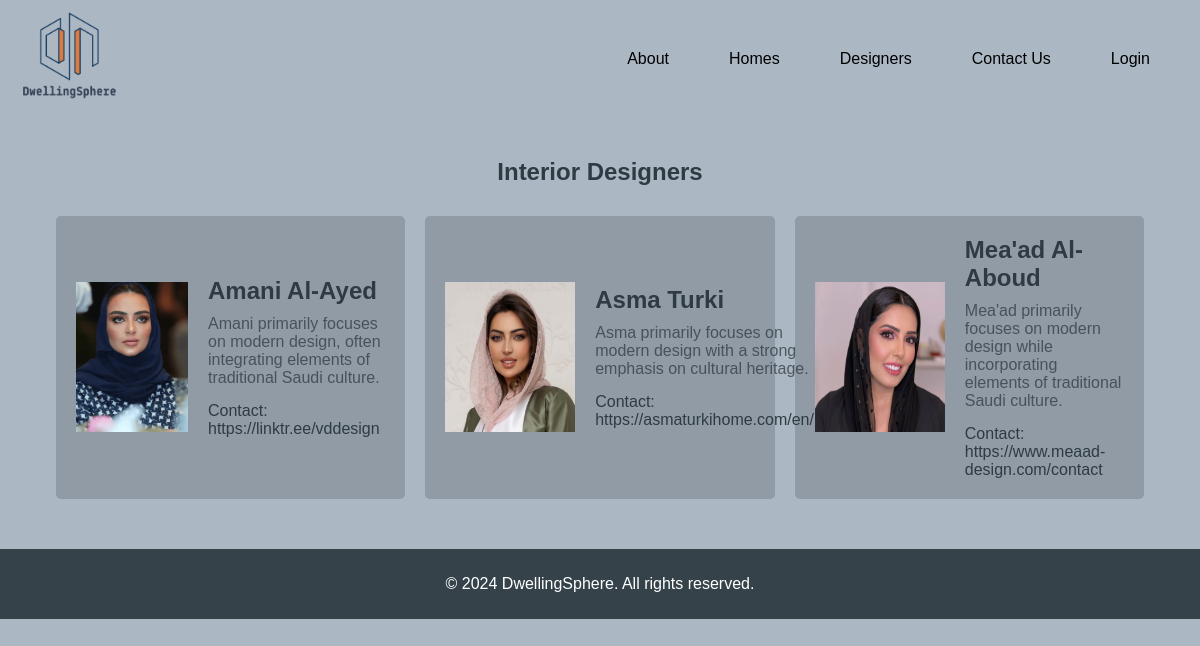
Page /designers/list/ on the committed database.
### designers/models.py (models this page shows, shortened)
class Designer(models.Model):
    name = models.CharField(max_length=200)
    bio = models.TextField()
    contact_info = models.CharField(max_length=200)
    img = models.ImageField(upload_to='images/', blank=True, null=True)

### designers/views.py (the view)
# urls.py: path('list/', views.designers_list_view, name='designers_list_view'),  # URL for viewing the list of designers
def designers_list_view(request):
    designers = Designer.objects.all()  # Fetch all designer objects
    return render(request, 'designers/designer_list.html', {'designers': designers})

### designers/templates/designers/designer_list.html (shortened to what this page needs)
{% extends 'main_app/base.html' %}
{% load static %}
{% block content %}
<div class="designers-list-container">
    <h2>Interior Designers</h2>
    <div class="designers-grid">
        {% for designer in designers %}
        <div class="designer-card">
            {% if designer.img %}
                <img src="{{ designer.img.url }}" alt="{{ designer.name }}">
            {% endif %}
            <div class="designer-details">
                <div class="designer-name">{{ designer.name }}</div>
                <div class="designer-bio">{{ designer.bio }}</div>
                <div class="designer-contact">
                    Contact: <a href="{{ designer.contact_info }}" target="_blank">{{ designer.contact_info }}</a>
                </div>
            </div>
        </div>
        {% empty %}
            <p>No designers available.</p>
        {% endfor %}
    </div>
</div>
{% endblock %}

### main_app/static/css/styles.css (style rules this page uses)
body { font-family: Arial, sans-serif; margin: 0; padding: 0; background-color: #abb8c4; }

### designers/templates/designers/designer_list.html (style rules this page uses)
body { background-color: #abb8c4; color: #2f3a42; }
.designers-list-container { display: flex; flex-direction: column; align-items: center; padding: 20px; }
.designers-grid { display: flex; flex-wrap: wrap; justify-content: center; width: 100%; }
.designer-card { background-color: #343b423b; color: #343b42c5; margin: 10px; padding: 20px; border-radius: 5px; width: calc(33% - 20px); max-width: 600px; display: flex; align-items: center; box-sizing: border-box; }
.designer-card img { width: 130px; height: 150px; margin-right: 20px; }
.designer-details { flex-grow: 1; }
.designer-name { font-size: 1.5em; font-weight: bold; color: #2f3a42; }
.designer-bio { margin-top: 10px; }
.designer-contact { margin-top: 15px; color: #2f3a42 }
.designer-contact a { color: #2f3a42; text-decoration: none; }

### rows in the picture
Designer: img (picture), name "Amani Al-Ayed", bio "Amani primarily focuses on modern design, often integrating elements of traditional Saudi culture.", contact_info "https://linktr.ee/vddesign"
Designer: img (picture), name "Asma Turki", bio "Asma primarily focuses on modern design with a strong emphasis on cultural heritage.", contact_info "https://asmaturkihome.com/en/"
Designer: img (picture), name "Mea'ad Al-Aboud", bio "Mea'ad primarily focuses on modern design while incorporating elements of traditional Saudi culture.", contact_info "https://www.meaad-design.com/contact"
